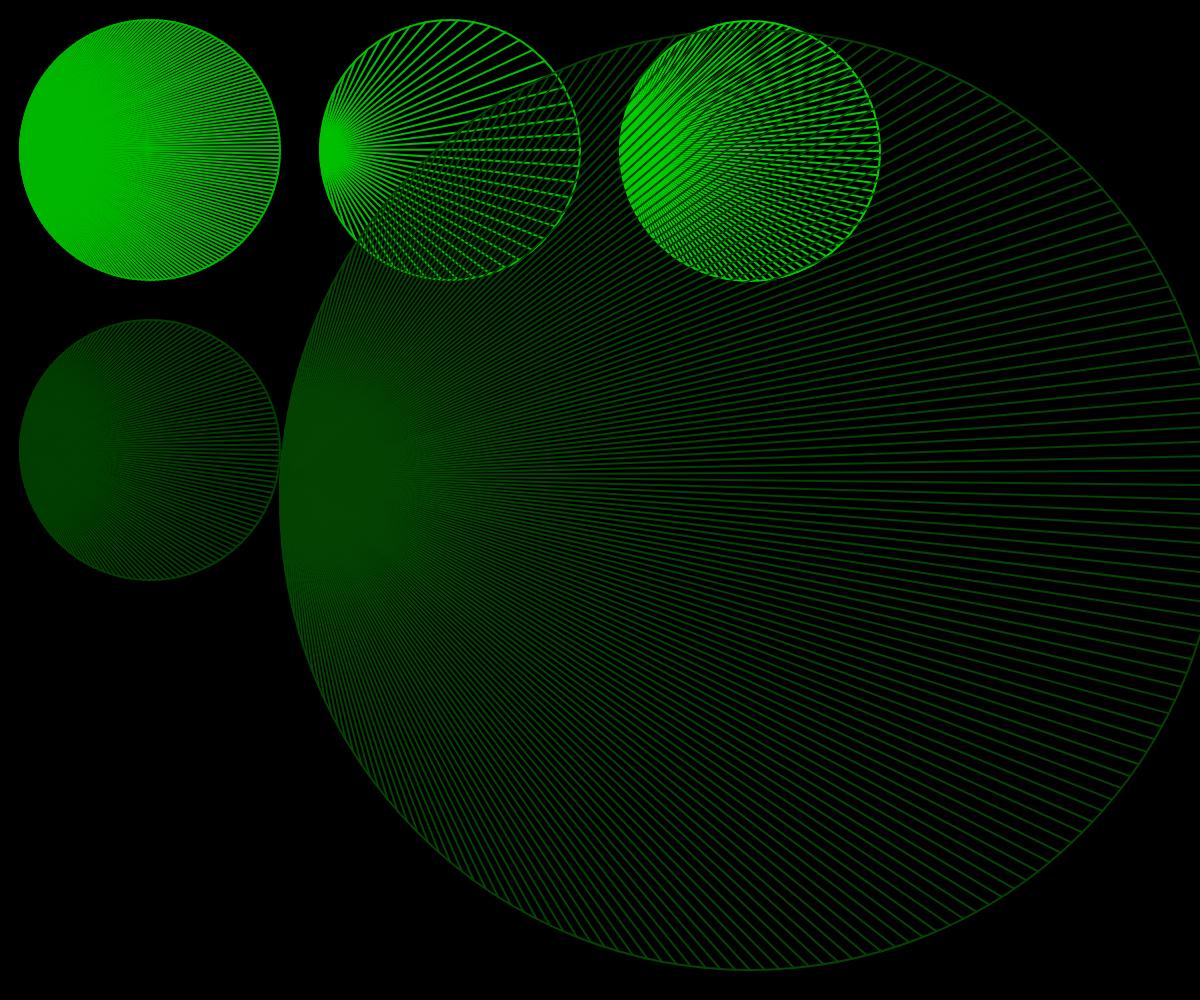
Frame 1 (no input)
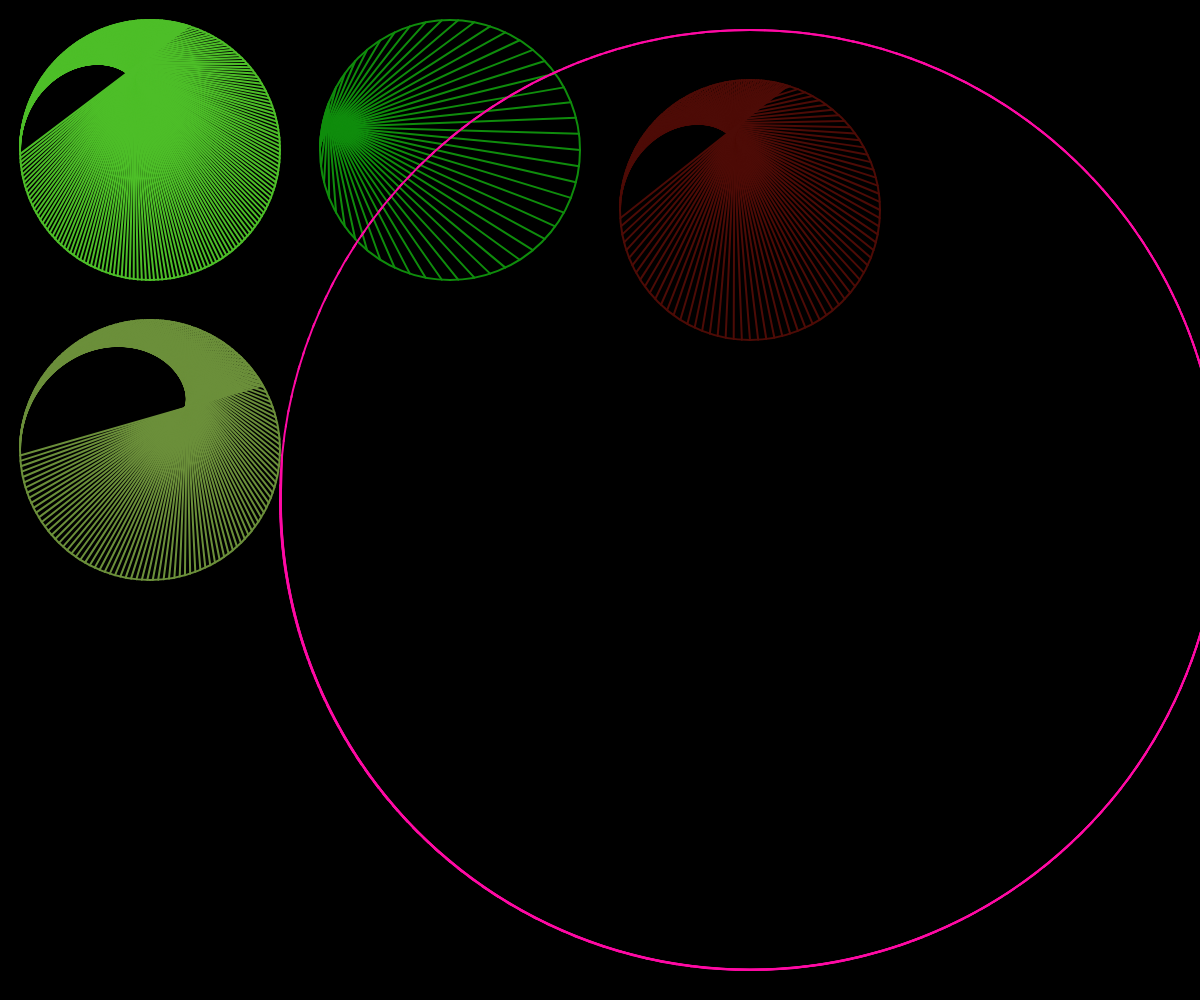
Frame 60 (no input)
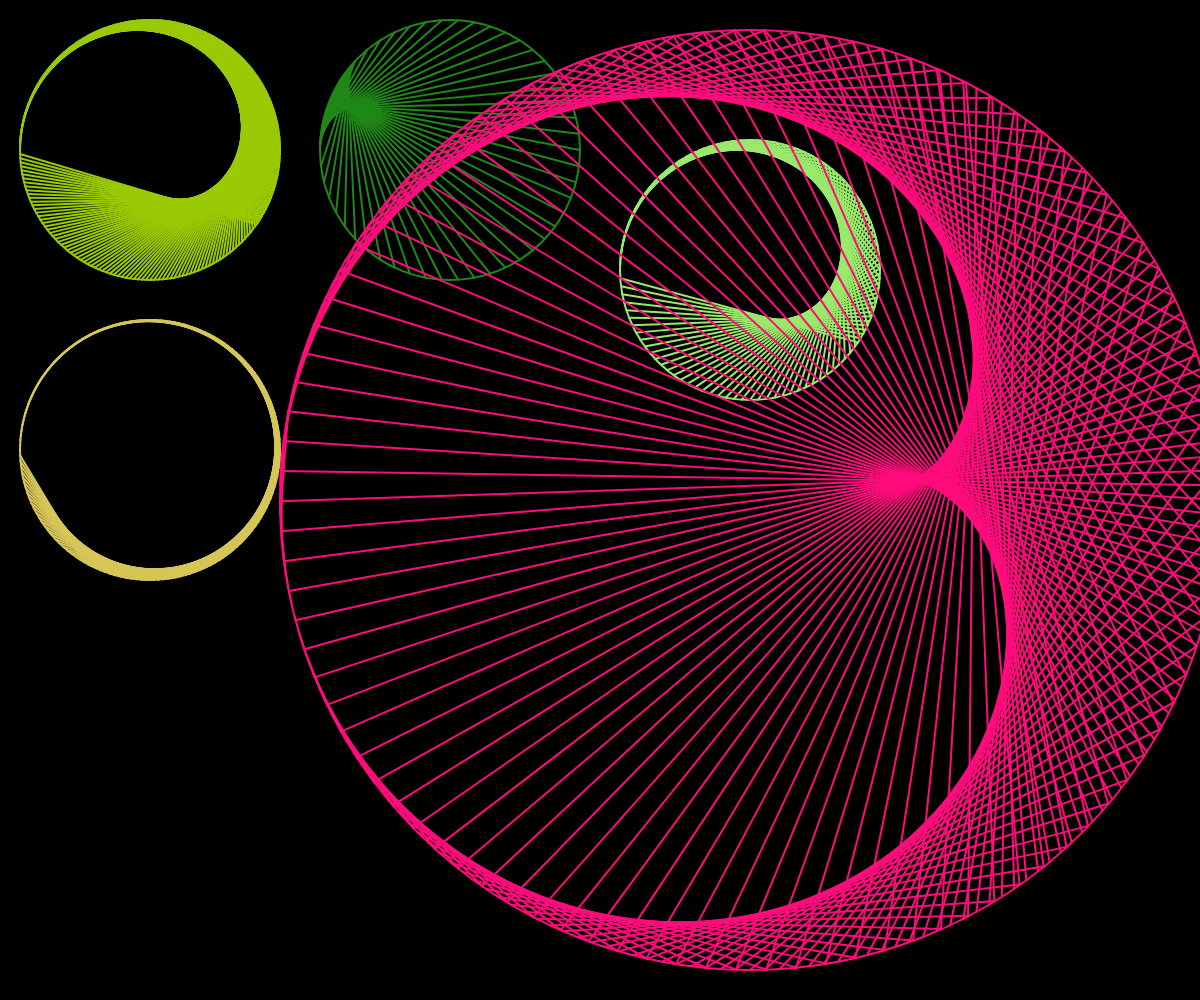
Frame 120 (the mouse pressed at the canvas centre since frame 60)

The p5.js sketch that drew these frames (run headless with seeded random() and noise() and a simulated clock; from frame 60 on, the mouse is pressed at the canvas centre):

// p5.js sketch
// ── sketch.js
let xMov = 0;
let yMov = 0;
let xDelta=1;
let yDelta=1


var cardoit1;
var cardoit2;
var cardoit3;
var cardoit4;
var cardoit5;

function setup() {
  createCanvas(windowWidth, windowHeight);

  cardoit1 = {radius: 130, total: 200, factor: 0};
  cardoit2 = {radius: 130, total: 50, factor: 0};
  cardoit3 = {radius: 130, total: 100, factor: 0};
  cardoit4 = {radius: 130, total: 150, factor: 0};
  cardoit5 = {radius: windowHeight /2 - 30, total: 200, factor: 0};

  //r = height / 2 - 16;
}

function getVector(index, total, radius) {
  const angle = map(index % total, 0, total, 0, TWO_PI);
  const v = p5.Vector.fromAngle(angle + PI);
  v.mult(radius);
  return v;
}

function drawCardiot(transFactorWidth, transFactorHeight, cardoit, deltaFactor) {
  
  cardoit.factor += deltaFactor;
  
  translate(transFactorWidth, transFactorHeight);

  stroke(255*cardoit.factor, 255*random(), 255*cardoit.factor*random() );
  strokeWeight(2);
  noFill();
  ellipse(0, 0, cardoit.radius * 2);

  strokeWeight(2);
  for (let i = 0; i < cardoit.total; i++) {
    let a = getVector(i, cardoit.total, cardoit.radius);
    let b = getVector(i * cardoit.factor, cardoit.total, cardoit.radius);
    line(a.x, a.y, b.x, b.y);
  }
}

function draw() {
  background(0);


  if (xMov > width - 300){
    xDelta = -1;
  } else if (xMov < 300){
    xDelta = 1;
  }
  
  if (yMov > height - 300){
    yDelta = -1;
  } else if (yMov < 150){
    yDelta = 1;
  }

  xMov += xDelta ;
  yMov += yDelta;
  

  drawCardiot(150,150,cardoit1, 0.005);
  drawCardiot(300,0,cardoit2, 0.001);
  drawCardiot(300,0+yMov,cardoit3, 0.005);
  drawCardiot(-600,300-yMov,cardoit4, 0.007);
  drawCardiot(width/2,height/2-450,cardoit5, 0.017);
  //const total = 200; //int(map(mouseX, 0, width, 0, 200));
  //factor += 0.015;
  //total += 1;
  
  // translate(width / 2, height / 2);
  // stroke(255, 150);
  // strokeWeight(2);
  // noFill();
  // ellipse(0, 0, r * 2);

  // strokeWeight(2);
  // for (let i = 0; i < total; i++) {
  //   const a = getVector(i, total);
  //   const b = getVector(i * factor, total);
  //   line(a.x, a.y, b.x, b.y);
  // }
}
